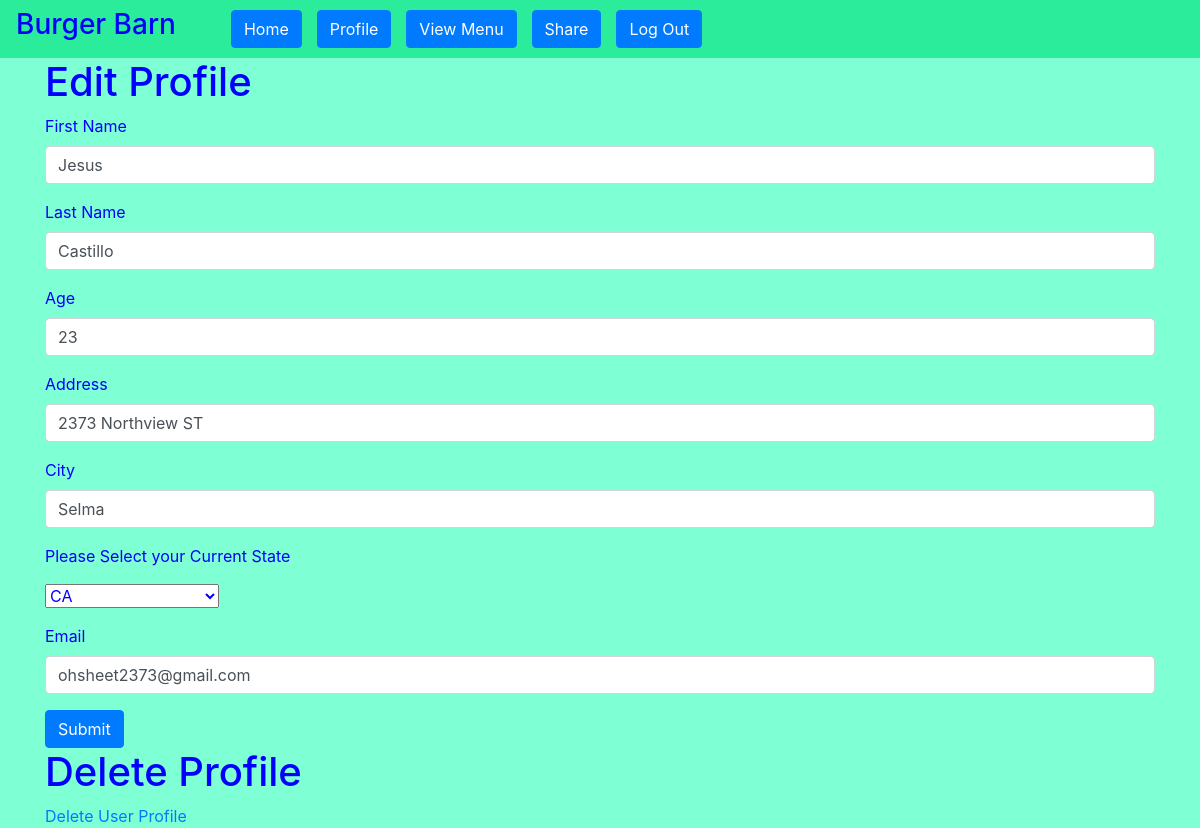
Screenshot of /view-profile (signed in) with the database file from the repository.
### solo_app/models.py (models this page shows)
class User (models.Model):
    first_name = models.CharField(max_length=255)
    last_name = models.CharField(max_length=255)
    age = models.IntegerField()
    address = models.CharField(max_length=255)
    city = models.CharField(max_length=255)
    state = models.CharField(max_length=255)
    email = models.EmailField(unique=True)
    password = models.CharField(max_length=255)
    created_at = models.DateTimeField(auto_now_add=True)
    updated_at = models.DateTimeField(auto_now=True)
    objects = UserManager()

### solo_app/views.py (the view)
# urls.py: path('view-profile',views.view_profile),
def view_profile(request):
    if 'user_id' not in request.session:
        return redirect('/')
    user = User.objects.get(id=request.session['user_id'])
    context = {
        'user': user
    }
    return render(request, 'profile.html', context)

### solo_app/templates/profile.html (shortened to what this page needs)
<!DOCTYPE html>
<html lang="en">
<head>
    <link rel="stylesheet" href="https://cdn.jsdelivr.net/npm/bootstrap@4.6.0/dist/css/bootstrap.min.css">
    {% load static %}
    <link rel="stylesheet" href="{% static 'css/style.css' %}">
</head>
<body>
    <nav class="navbar navbar-expand-lg navbar-light" style="background-color:rgb(42, 236, 155)">
        <h3 class="main-icon">Burger Barn</h3>
        <div class="collapse navbar-collapse" id="navbarSupportedContent">
            <ul class="navbar-nav mr-auto">
                <li class="nav-item active">
                    <a class="btn btn-primary" href="/success">Home</a>
                </li>
                <li class="nav-item">
                    <a class="btn btn-primary" href="/view-profile">Profile</a>
                </li>
                <li class="nav-item">
                    <a class="btn btn-primary" href="view-menu">View Menu</a>
                </li>
                <li class="nav-item">
                    <a class="btn btn-primary" href="/share">Share</a>
                </li>
                <li class="nav-item">
                    <a class="btn btn-primary" href="/logout">Log Out</a>
                </li>
            </ul>
        </div>
    </nav>
    <div class="wrapper">
        <div class="container">
            <h1>Edit Profile</h1>
            <form action="/edit-profile" method="post">
                <div class="form-group">
                    <label for="first_name">First Name</label>
                    <input type="text" name="first_name" id="first_name" class="form-control" value="{{user.first_name}}">
                </div>
                <div class="form-group">
                    <label for="last_name">Last Name</label>
                    <input type="text" name="last_name" id="last_name" class="form-control" value="{{user.last_name}}">
                </div>
                <div class="form-group">
                    <label for="age">Age</label>
                    <input type="number" name="age" id="age" class="form-control" value="{{user.age}}">
                </div>
                <div class="form-group">
                    <label for="address">Address</label>
                    <input type="text" name="address" id="address" class="form-control" value="{{user.address}}">
                </div>
                <div class="form-group">
                    <label for="city">City</label>
                    <input type="text" name="city" id="city" class="form-control" value="{{user.city}}">
                </div>
                <div class="form-group">
                    <p>Please Select your Current State</p>
                    <select name="state" id="state">
                        <option value="{{user.state}}" selected="selected">{{user.state}}</option>
                    </select>
                </div>
                <div class="form-group">
                    <label for="email">Email</label>
                    <input type="text" name="email" id="email" class="form-control" value="{{user.email}}">
                </div>
                <button class="btn btn-primary">Submit</button>
            </form>
            <h1>Delete Profile</h1>
            <a href="/delete-profile">Delete User Profile</a>
        </div>
    </div>
</body>
</body>
</html>

### solo_app/static/css/style.css (style rules this page uses)
.main-icon { margin-right: 55px; }
.btn-primary { margin-right: 15px; }
.main-icon { color: blue; }
body { background-color: aquamarine; }
h1,h2,h3,h4,h5,label,select,p { color: blue; }

### rows the page displays
User: first_name "Jesus", last_name "Castillo", age "23", address "2373 Northview ST", city "Selma", state "CA", email "ohsheet2373@gmail.com"
